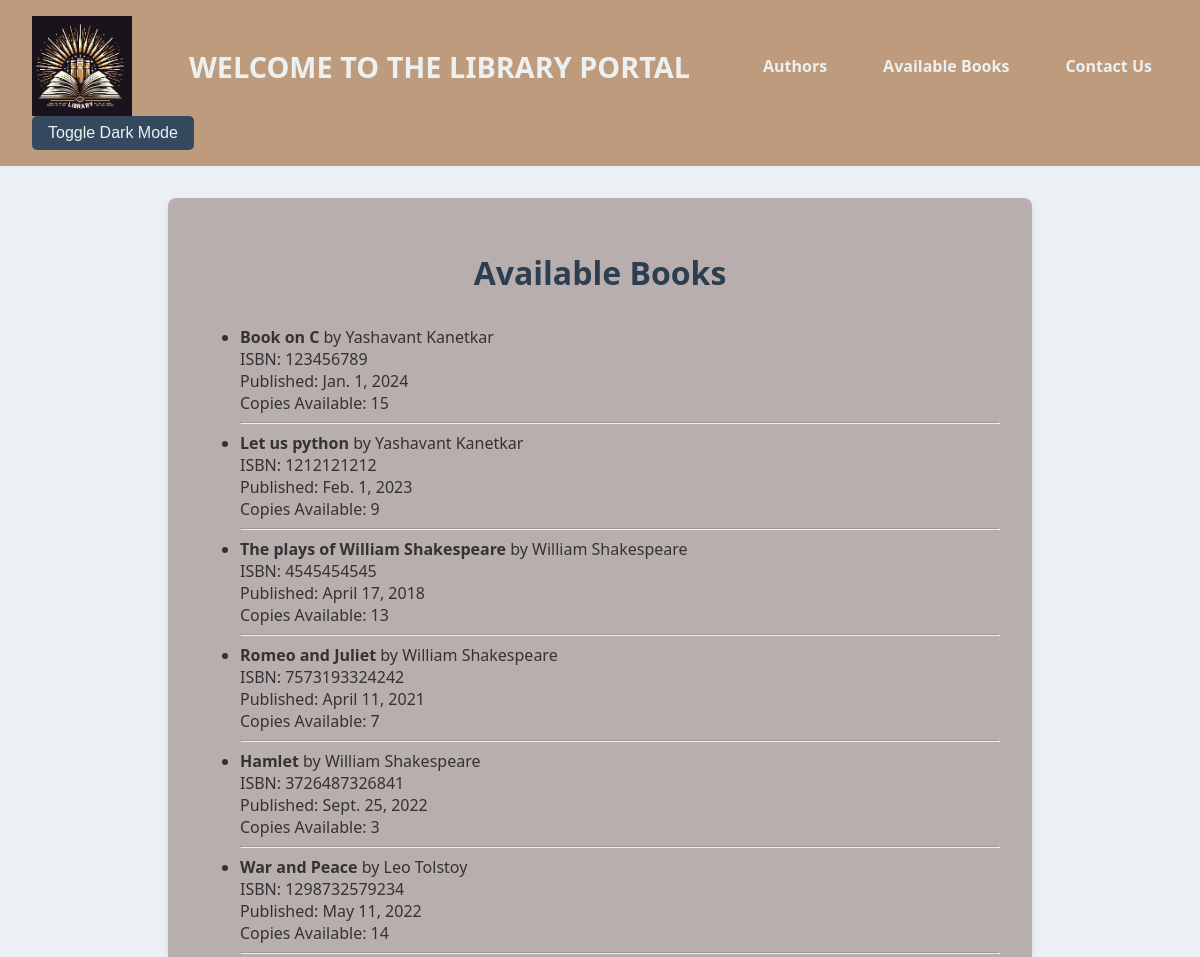
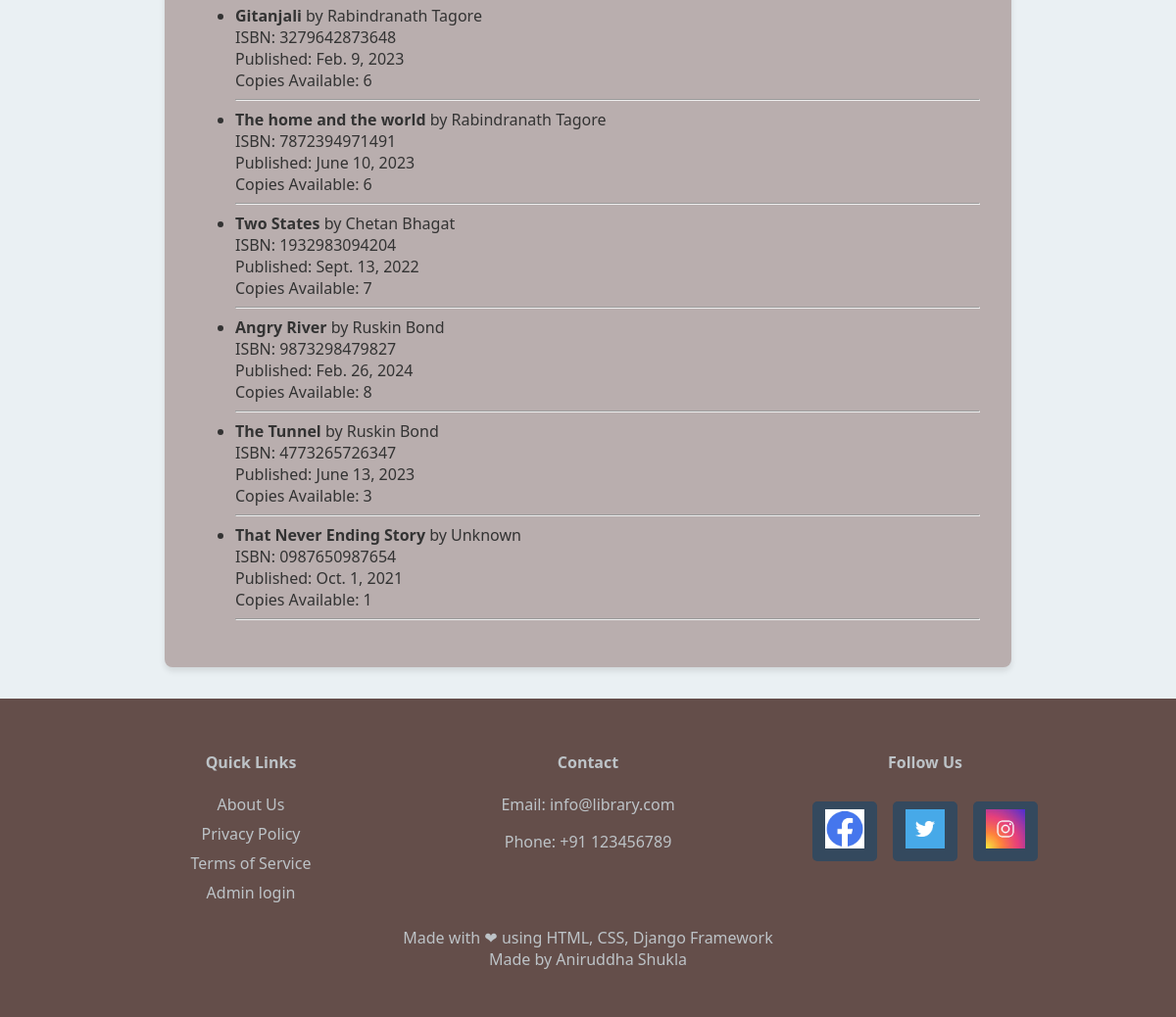
Screenshot of /available_books/ with the database file from the repository (2 pictures, top to bottom).
### library_app/models.py (models this page shows, shortened)
class Book(models.Model):
    title = models.CharField(max_length=200)
    author = models.ForeignKey(Author, on_delete=models.CASCADE)
    isbn = models.CharField(max_length=13, unique=True)
    published_date = models.DateField()
    available_copies = models.IntegerField(default=1)

class Author(models.Model):
    name = models.CharField(max_length=100)
    biography = models.TextField(blank=True)

### library_app/views.py (the view)
# urls.py: path('available_books/', views.available_books, name='available_books'),
def available_books(request):
    books = Book.objects.filter(available_copies__gt=0)
    return render(request, 'available_books.html', {'books': books})

### library_app/templates/available_books.html (shortened to what this page needs)
{% extends 'home.html' %}
{% block content %}
    <h1>Available Books</h1>
    <ul>
        {% for book in books %}
            <li>
                <strong>{{ book.title }}</strong> by {{ book.author.name }} <br>
                ISBN: {{ book.isbn }} <br>
                Published: {{ book.published_date }} <br>
                Copies Available: {{ book.available_copies }}
            </li>
            <hr>
        {% empty %}
            <p>No books available at the moment.</p>
        {% endfor %}
    </ul>
{% endblock %}

### library_app/templates/home.html (shortened to what this page needs)
{% load static %}
<!DOCTYPE html>
<html lang="en">
<head>
</head>
<body>
    <header>
        <img src="{% static 'logo.jpg' %}" alt="Library Logo" style="width: 100px; height: auto;">
        <h1><a href='/'>Welcome to the Library Portal</a></h1>
        <nav>
            <ul>
                <li><a href="{% url 'authors' %}">Authors</a></li>
                <li><a href="{% url 'available_books' %}">Available Books</a></li>
                <li><a href="{% url 'contact_us' %}">Contact Us</a></li>
            </ul>
        </nav>
        <button class="dark-mode-toggle" id="toggleDarkMode">Toggle Dark Mode</button>
    </header>
    <main>
        {% block content %}{% endblock %}
    </main>
    <footer>
        <div class="footer-content">
            <div>
                <h4>Quick Links</h4>
                <ul class="footer-links">
                    <li><a href="{% url 'about_us' %}">About Us</a></li>
                    <li><a href="{% url 'privacy_policy' %}">Privacy Policy</a></li>
                    <li><a href="{% url 'terms' %}">Terms of Service</a></li>
                    <li><a href="{% url 'admin:index' %}">Admin login</a></li>
                </ul>
            </div>
            <div>
                <h4>Contact</h4>
                <p>Email: info@library.com</p>
                <p>Phone: +91 123456789</p>
            </div>
            <div>
                <h4>Follow Us</h4>
                <ul class="footer-social">
                    <li><a href="https://www.facebook.com"> <img src="{% static 'facebook.png' %}" alt="Facebook" class="social-icon"> </a></li>
                    <li><a href="https://www.twitter.com"> <img src="{% static 'twitter.png' %}" alt="Twitter" class="social-icon"> </a></li>
                    <li><a href="https://www.instagram.com"> <img src="{% static 'instagram.jpg' %}" alt="Instagram" class="social-icon"> </a></li>
                </ul>
            </div>
        </div>
        <p>Made with &#10084; using HTML, CSS, Django Framework <br> Made by Aniruddha Shukla</p>
    </footer>
</body>
</html>

### library_app/templates/home.html (style rules this page uses)
html, body { height: 100%; margin: 0; font-family: 'Segoe UI', Tahoma, Geneva, Verdana, sans-serif; color: #333; background-color: #eaf0f3; transition: background-color 0.3s, color 0.3s; }
main { flex: 1; padding: 2em; background-color: #b9aeae; box-shadow: 0 4px 6px rgba(0, 0, 0, 0.1); border-radius: 8px; margin: 2em auto; max-width: 800px; transition: background-color 0.3s; }
header { background-color: #b58a64d2; color: #ecf0f1; padding: 1em 2em; display: flex; align-items: center; justify-content: space-between; flex-wrap: wrap; transition: background-color 0.3s; }
header img { width: 120px; height: auto; }
header h1 { font-size: 1.8em; margin: 0; text-transform: uppercase; flex-grow: 1; text-align: center; }
header a { text-decoration: none; color: #ecf0f1; }
header nav ul { list-style: none; margin: 0; padding: 0; display: flex; gap: 1.5em; }
header nav ul li a { color: #ecf0f1; text-decoration: none; font-size: 1em; font-weight: 600; padding: 0.5em 1em; transition: all 0.3s ease; }
main h1 { text-align: center; color: #2c3e50; font-size: 2em; margin-bottom: 1em; }
footer { background-color: #644e4a; color: #bdc3c7; padding: 2em 1em; text-align: center; transition: background-color 0.3s, color 0.3s; }
.footer-content { display: flex; flex-wrap: wrap; justify-content: space-between; gap: 2em; max-width: 1000px; margin: 0 auto; }
.footer-content div { flex: 1; min-width: 200px; }
.footer-links, .footer-social { list-style: none; padding: 0; margin: 0; }
.footer-links li, .footer-social li { margin: 0.5em 0; }
.footer-links a, .footer-social a { color: #bdc3c7; text-decoration: none; transition: color 0.3s ease; }
.footer-social { display: flex; justify-content: center; align-items: center; gap: 1em; }
.footer-social a { display: inline-block; padding: 0.5em; background-color: #34495e; border-radius: 5px; color: #ecf0f1; text-transform: uppercase; font-weight: bold; transition: background-color 0.3s; }
.social-icon { width: 40px; height: 40px; margin: 0 5px; transition: transform 0.3s ease; }
.dark-mode-toggle { background-color: #34495e; color: #ecf0f1; border: none; padding: 0.5em 1em; font-size: 1em; cursor: pointer; border-radius: 5px; transition: background-color 0.3s ease; }

### rows the page displays
Book: title "Book on C", author.name "Yashavant Kanetkar", isbn "123456789", published_date "Jan. 1, 2024", available_copies "15"
Book: title "Let us python", author.name "Yashavant Kanetkar", isbn "1212121212", published_date "Feb. 1, 2023", available_copies "9"
Book: title "The plays of William Shakespeare", author.name "William Shakespeare", isbn "4545454545", published_date "April 17, 2018", available_copies "13"
Book: title "Romeo and Juliet", author.name "William Shakespeare", isbn "7573193324242", published_date "April 11, 2021", available_copies "7"
Book: title "Hamlet", author.name "William Shakespeare", isbn "3726487326841", published_date "Sept. 25, 2022", available_copies "3"
Book: title "War and Peace", author.name "Leo Tolstoy", isbn "1298732579234", published_date "May 11, 2022", available_copies "14"
Book: title "Gitanjali", author.name "Rabindranath Tagore", isbn "3279642873648", published_date "Feb. 9, 2023", available_copies "6"
Book: title "The home and the world", author.name "Rabindranath Tagore", isbn "7872394971491", published_date "June 10, 2023", available_copies "6"
Book: title "Two States", author.name "Chetan Bhagat", isbn "1932983094204", published_date "Sept. 13, 2022", available_copies "7"
Book: title "Angry River", author.name "Ruskin Bond", isbn "9873298479827", published_date "Feb. 26, 2024", available_copies "8"
Book: title "The Tunnel", author.name "Ruskin Bond", isbn "4773265726347", published_date "June 13, 2023", available_copies "3"
Book: title "That Never Ending Story", author.name "Unknown", isbn "0987650987654", published_date "Oct. 1, 2021", available_copies "1"
